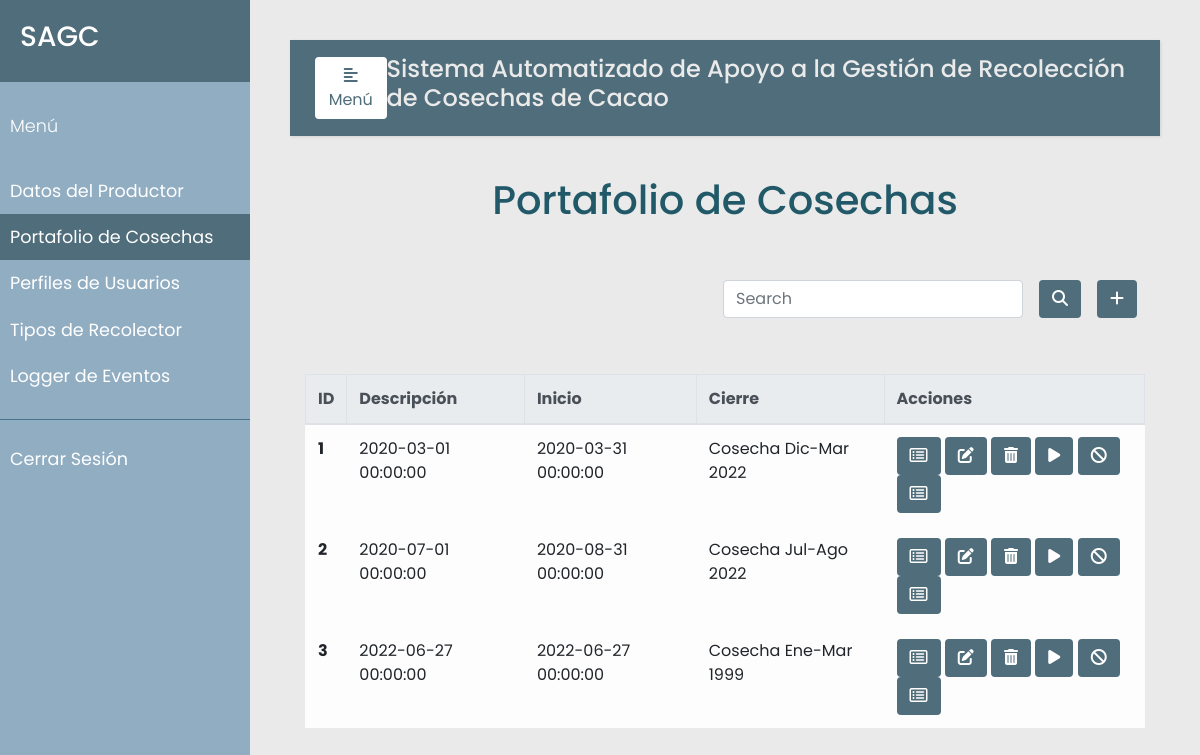
The page /cosecha (signed in) on the database its author committed.
### models.py (models this page shows, shortened)
class Cosecha(db.Model):
    __tablename__ = 'cosechas'
    id = db.Column(db.Integer, primary_key=True)
    descripcion = db.Column(db.String(120), unique=True)
    inicio = db.Column(db.DateTime, nullable=False)
    cierre = db.Column(db.DateTime, nullable=False)

### app.py (the view, shortened to what this page needs)
@app.route("/cosecha", methods=['GET', 'POST'])
def prueba():
    error=None
    cosechas = Cosecha.query.all()
    return render_template('cosecha.html', error=error, admin=session['rol_admin'], cosechas=cosechas)

### templates/cosecha.html (shortened to what this page needs)
{% extends "base.html" %}
{% block navbar %}
<li class="nav-item">
  <a class="nav-link" href="{{url_for('productor')}}">Datos del Productor</a>
</li>
<li class="nav-item active">
  <a class="nav-link" href="{{url_for('perfiles')}}">Portafolio de Cosechas<span class="sr-only">(current)</span></a>
</li>
<li class="nav-item">
  <a class="nav-link" href="{{url_for('perfiles')}}">Perfiles de Usuarios</a>
</li>
<li class="nav-item">
  <a class="nav-link" href="{{url_for('tipo_recolector')}}">Tipos de Recolector</a>
</li>
<li class="nav-item">
  <a class="nav-link" href="{{url_for('eventos')}}">Logger de Eventos</a>
</li>
{% endblock %}
{% block sesion %}
<li class="nav-item">
  <a class="nav-link" href="{{url_for('logout')}}">Cerrar Sesión</a>
</li>
{% endblock %}
{% block content %}
<div class="container h-100">
    <p class="text-center h1 fw-bold mb-5 mx-1 mx-md-4 mt-4">Portafolio de Cosechas</p>
    <div class="d-flex flex-row-reverse bd-highlight">
        <div class="p-2 bd-highlight">
          <button type="button" class="btn" style="color:#fff; background-color:#4F6D7A;" data-toggle="modal" data-target="#exampleModalLong">
            <i class="fa-solid fa-plus"></i>
          </button>
        </div>
        <div class="p-2 bd-highlight" style="display:flex; align-content: flex-end;">
          <form action='/cosecha/search' method="post" class="form-inline" style="justify-content: flex-end">
            <input class="form-control mr-3 w-75" type="text" placeholder="Search" aria-label="Buscar" name="search_cosecha">
            <button type="submit" id="search_cosecha" name="action-type" value="search" class="btn" style="color:#fff; background-color:#4F6D7A;">
              <i class="fas fa-search" aria-hidden="true"></i>
            </button>
          </form>
        </div>
      </div>
    <br/>
    <br>
    <table class="table table-bordered table-light table-hover">
      <thead class="thead-light">
        <tr>
          <th scope="col">ID</th>
          <th scope="col">Descripción</th>
          <th scope="col">Inicio</th>
          <th scope="col">Cierre</th>
          <th scope="col">Acciones</th>
        </tr>
      </thead>
      <tbody>
        {% for u in cosechas %}
        <tr>
          <th scope="row">{{u.id}}</th>
          <td>{{u.inicio}}</td>
          <td>{{u.cierre}}</td>
          <td>{{u.descripcion}}</td>
          <td>
            <button type="button" class="btn" data-toggle="modal" data-target="#generate-modal-{{u.id}}">
                <i class="fa-regular fa-rectangle-list"></i>
            </button>
            <button type="button" class="btn" data-toggle="modal" data-target="#edit-modal-{{u.id}}">
                <i class="fas fa-edit"></i>
            </button>
            <button type="button" class="btn" data-toggle="modal" data-target="#delete-modal-{{u.id}}">
                <i class="fas fa-trash-alt"></i>
            </button>
            <button type="button" class="btn" data-toggle="modal" data-target="#play-modal-{{u.id}}">
                <i class="fa-solid fa-play"></i>
            </button>
            <button type="button" class="btn" data-toggle="modal" data-target="#pause-modal-{{u.id}}">
                <i class="fa-solid fa-ban"></i>
            </button>
            <button type="button" class="btn" data-toggle="modal" data-target="#list-modal-{{u.id}}">
                <i class="fa-regular fa-rectangle-list"></i>
            </button>
          </td>
        </tr>
        {% endfor %}
      </tbody>
    </table>
</div>
{% endblock %}

### static/css/styles.css (style rules this page uses)
body { font-family: 'Poppins', sans-serif; background: #EAEAEA; }
p { font-family: 'Poppins', sans-serif; font-size: 1.1em; font-weight: 300; line-height: 1.7em; color: #215968; }
a, a:hover, a:focus { color: inherit; text-decoration: none; transition: all 0.3s; }
#sidebar ul li a { padding: 10px; font-size: 1.1em; display: block; }
#sidebar ul li.active>a, a[aria-expanded="true"] { color: #fff; background: #4F6D7A; }
.btn { color:#fff; background-color:#4F6D7A; }

### rows shown on the page
Cosecha: id "1", inicio "2020-03-01 00:00:00", cierre "2020-03-31 00:00:00", descripcion "Cosecha Dic-Mar 2022"
Cosecha: id "2", inicio "2020-07-01 00:00:00", cierre "2020-08-31 00:00:00", descripcion "Cosecha Jul-Ago 2022"
Cosecha: id "3", inicio "2022-06-27 00:00:00", cierre "2022-06-27 00:00:00", descripcion "Cosecha Ene-Mar 1999"
